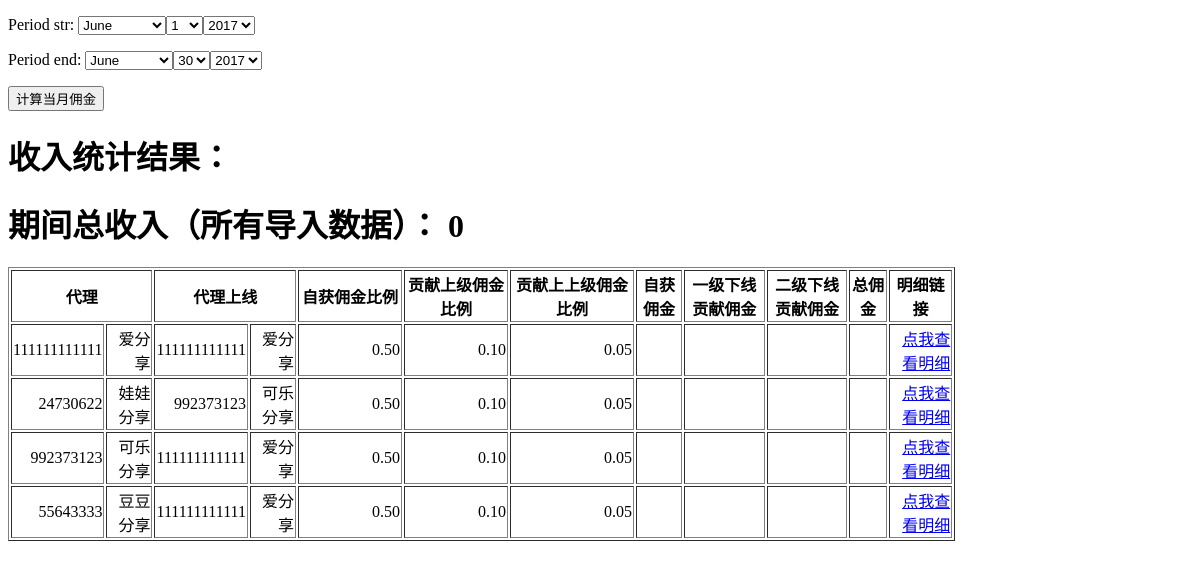
/payslip/, run on an earlier commit of the app's database.
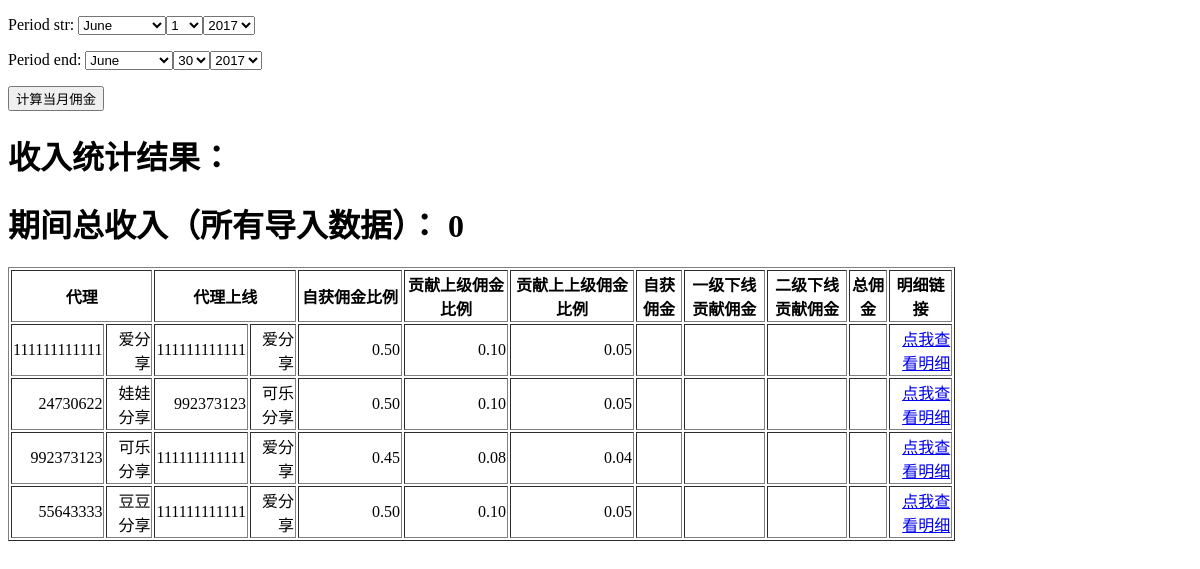
And on a later commit of the database.
### disk/models.py (models this page shows, shortened)
class AliConfig(models.Model):
    class meta:
        verbose_name = "代理配置"
        verbose_name_plural = "代理配置"
    AgentId = models.OneToOneField('Agent', related_name='AId', default=None, blank=True, null=True)
    AgentName = models.CharField(max_length = 20, verbose_name='代理名称', default=None, blank=True, null=True)
    AgentUpId = models.ForeignKey('Agent', related_name='AUpId', default=None, blank=True, null=True)
    AgentUpName = models.CharField(max_length = 20, verbose_name='上线名称', blank=True)
    AgentPerc = models.DecimalField(max_digits=3, decimal_places=2, verbose_name='自获佣金比例')
    Agent2rdPerc = models.DecimalField(max_digits=3, decimal_places=2, verbose_name='提取二级佣金比例')
    Agent3rdPerc = models.DecimalField(max_digits=3, decimal_places=2, verbose_name='提取三级佣金比例')
    ZhaohuoPid = models.CharField(max_length = 20, verbose_name='找货广告位', default='', blank=True)
    ZhaohuoName = models.CharField(max_length = 20, verbose_name='找货名称', default='', blank=True)
    ZhaohuoPerc = models.DecimalField(max_digits=3, decimal_places=2, verbose_name='找货佣金比例', blank=True, null=True)
    ZhaohuoBot = models.CharField(max_length = 20, verbose_name='找货机器人', default='', blank=True)
    GroupId = models.CharField(max_length = 20, verbose_name='团队合伙人', default='', blank=True)
    TopLevel = models.BooleanField(verbose_name='顶级账号', default='', blank=True)
    Active = models.BooleanField(verbose_name='激活状态', default='')
    ValidBegin = models.DateField(verbose_name='有效期开始时间', blank=True, null=True)
    ValidEnd = models.DateField(verbose_name='有效期结束时间', blank=True, null=True)
    Slug = models.SlugField(blank=True, null=True)

class Agent(models.Model):
    class meta:
        verbose_name = "代理"
        verbose_name_plural = "代理"
    AgentId = models.CharField(max_length = 20, verbose_name=u'代理广告位', unique=True)
    AgentName = models.CharField(max_length = 20, verbose_name=u'代理名称', default='')

### mysite2/search2.py (the view)
# urls.py: url(r'^payslip/$', search2.AgentList),
def AgentList(request):
    agent_list = AliConfig.objects.all()
    Incometotal = 0
    if request.method == "POST":
        form = SearchForm(request.POST)
        if form.is_valid():
            start = form.cleaned_data.get('period_str')
            request.session['start'] = str(start)
            end = form.cleaned_data.get('period_end')
            request.session['end'] = str(end)
            start = request.session.get('start')
            end = request.session.get('end')
            start = datetime.datetime.strptime(start, "%Y-%m-%d").date()
            end = datetime.datetime.strptime(end, "%Y-%m-%d").date()
            agent_list = AliConfig.objects.all()
            aggregated = AliOrd.objects.filter(SettleDate__range=(start, end)).aggregate(total=Sum('SettleAmt'))
            Incometotal = aggregated['total']
            for agent in agent_list:
                CalculateAgentOrder(agent,start,end)
                CalculateIncome(agent,start,end)
    else:
        form = SearchForm()
    return render(request, "payslip.html", {'form_agent':agent_list,
                                            'form_period':form,
                                            'Incometotal':Incometotal})

### mysite2/search2.py
class SearchForm(forms.Form):
    period_str = forms.DateField(initial=datetime.date(2017, 6, 1),widget=forms.SelectDateWidget())
    period_end = forms.DateField(initial=datetime.date(2017, 6, 30),widget=forms.SelectDateWidget())

### templates/payslip.html (shortened to what this page needs)
<!DOCTYPE html>
<html>
<head>
</head>
<body>
    <form action="/payslip/" method="post">
  			{{ form_period.as_p }}
  			<input type="submit" value="计算当月佣金">
    </form>
<h1>收入统计结果：</h1>
<h1>期间总收入（所有导入数据）： {{ Incometotal }}</h1>
<table summary="AgentOrder" border="1" width="80%" align="left">
	<tbody>
		<tr>
		<th colspan="2">代理</th>
		<th colspan="2">代理上线</th>
		<th>自获佣金比例</th>
		<th>贡献上级佣金比例</th>
		<th>贡献上上级佣金比例</th>
		<th>自获佣金</th>
		<th>一级下线贡献佣金</th>
		<th>二级下线贡献佣金</th>
		<th>总佣金</th>
		<th>明细链接</th>
		</tr>
        {% if form_agent %}
                {% for AliConfig in form_agent %}
				<tr>
                <td align="right">{{ AliConfig.AgentId.AgentId }}</td>
				<td align="right">{{ AliConfig.AgentId.AgentName }}</td>
				<td align="right">{{ AliConfig.AgentUpId.AgentId }}</td>
				<td align="right">{{ AliConfig.AgentUpId.AgentName }}</td>
				<td align="right" width="100">{{ AliConfig.AgentPerc}}</td>
				<td align="right" width="100">{{ AliConfig.Agent2rdPerc }}</td>
				<td align="right" width="120">{{ AliConfig.Agent3rdPerc }}</td>
				<td align="right">{{ AliConfig.IncomeSelf }}</td>
				<td align="right">{{ AliConfig.IncomeLv1 }}</td>
				<td align="right">{{ AliConfig.IncomeLv2 }}</td>
				<td align="right">{{ AliConfig.IncomeTotal }}</td>
				<td align="right"><a href="/payslip/{{ AliConfig.Slug }}">点我查看明细</a></td>
				</tr>
                {% endfor %}
        {% else %}
            <strong>There are no Agent present.</strong>
        {% endif %}
	</tbody>
</table>
</body>
</html>

What changed in the data, as far as the page shows it:
changed AliConfig (number 3 of 4 on the later page): AgentPerc "0.50" → "0.45"; Agent2rdPerc "0.10" → "0.08"; Agent3rdPerc "0.05" → "0.04"
